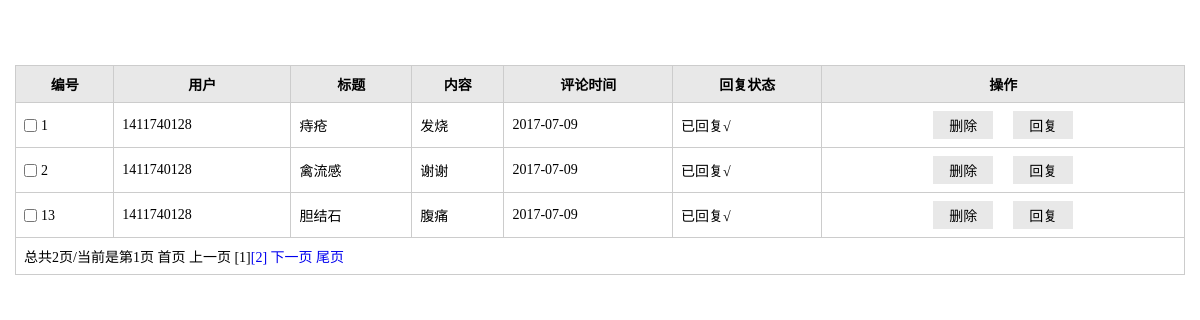
The page /Admin/Admin/message_list.php on the database its author committed.
### tables this page shows
CREATE TABLE IF NOT EXISTS `message` (
  `mid` int(3) NOT NULL AUTO_INCREMENT,
  `id` int(3) NOT NULL,
  `user` varchar(50) NOT NULL,
  `title` varchar(50) NOT NULL,
  `content` varchar(200) NOT NULL,
  `lastdate` date NOT NULL,
  `state` int(5) NOT NULL DEFAULT '0' COMMENT '回复状态',
  PRIMARY KEY (`mid`)
);

### Admin/lib/mysql.func.php (called while the page is built, shortened)
<?php
    function fetchAll($sql,$result_type=MYSQL_ASSOC){
        $result=mysql_query($sql);
        while (@$row=mysql_fetch_array($result,$result_type)){
            $rows[]=$row;
        }
        return $rows;
    }
    function getResultNum($sql){
        $result=mysql_query($sql);
        return mysql_num_rows($result);
    }

### Admin/Admin/message_list.php (the view, shortened to what this page needs)
<?php
$sql="select * from message";
$totalRows=getResultNum($sql);
$pageSize=3;
$totalPage=ceil($totalRows/$pageSize);
$pageSize=3;
$page=$_REQUEST['page']?(int)$_REQUEST['page']:1;
$offset=($page-1)*$pageSize;
$sql="select * from message limit {$offset},{$pageSize}";
$rows=fetchAll($sql);
?>
<!doctype html>
<html>
<head>
    <link rel="stylesheet" href="styles/backstage.css">
</head>
<body>
<div class="details">
    <div class="details_operation clearfix">
    </div>
    <table class="table" cellspacing="0" cellpadding="0">
        <thead>
        <tr>
            <th >编号</th>
            <th >用户</th>
            <th >标题</th>
            <th >内容</th>
            <th >评论时间</th>
            <th >回复状态</th>
            <th >操作</th>
        </tr>
        </thead>
        <tbody>
        <?php  foreach($rows as $row):?>
            <tr>
                <td><input type="checkbox" id="c1" class="check"><label for="c1" class="label"><?php echo $row['mid'];?></label></td>
                <td><?php echo $row['user'];?></td>
                <td><?php echo $row['title'];?></td>
                <td><?php echo $row['content'];?></td>
                <td><?php echo $row['lastdate'];?></td>
                <td><?php echo $row['state']==0?"未回复×":"已回复√";?></td>
                <td align="center"><input type="button" value="删除" class="btn" name="y" onclick="delMessage(<?php echo $row['mid'];?>)"><input type="button" value="回复" class="btn"  onclick="reply(<?php echo $row['mid'];?>)"></td>
            </tr>
        <?php endforeach;?>
        <?php if ($totalRows>$pageSize):?>
            <tr>
                <td colspan="7"><?php echo showPage($page,$totalPage);?> </td>
            </tr>
        <?php endif;?>
        </tbody>
    </table>
</div>
</body>
</html>

### Admin/Admin/styles/backstage.css (style rules this page uses)
* { margin: 0;padding: 0; }
input,select,textarea { outline: none;border: none; background: none; }
.clearfix:after, .clearfix:before { content: ""; display: table; }
.clearfix:after { clear: both; }
.clearfix { zoom:1; }
.details_operation { margin-bottom: 20px; }
.details { padding: 15px; font-family: "微软雅黑"; }
.table { border-collapse: collapse; width: 100%; font-size: 14px; }
.table th { background-color: #E8E8E8; }
.table th, .table td { border: solid 1px #ccc; padding: 8px; }
.label,.check { vertical-align: middle; }
.check { margin-right: 4px; }
.btn { padding: 4px 16px; background-color: #E8E8E8; margin: 0 10px;font-family: "微软雅黑"; font-size: 14px; }

### rows shown on the page
message: mid "1", user "1411740128", title "痔疮", content "发烧", lastdate "2017-07-09", state "已回复√"
message: mid "2", user "1411740128", title "禽流感", content "谢谢", lastdate "2017-07-09", state "已回复√"
message: mid "13", user "1411740128", title "胆结石", content "腹痛", lastdate "2017-07-09", state "已回复√"

### other values the page prints
showPage($page,$totalPage) "总共2页/当前是第1页"
